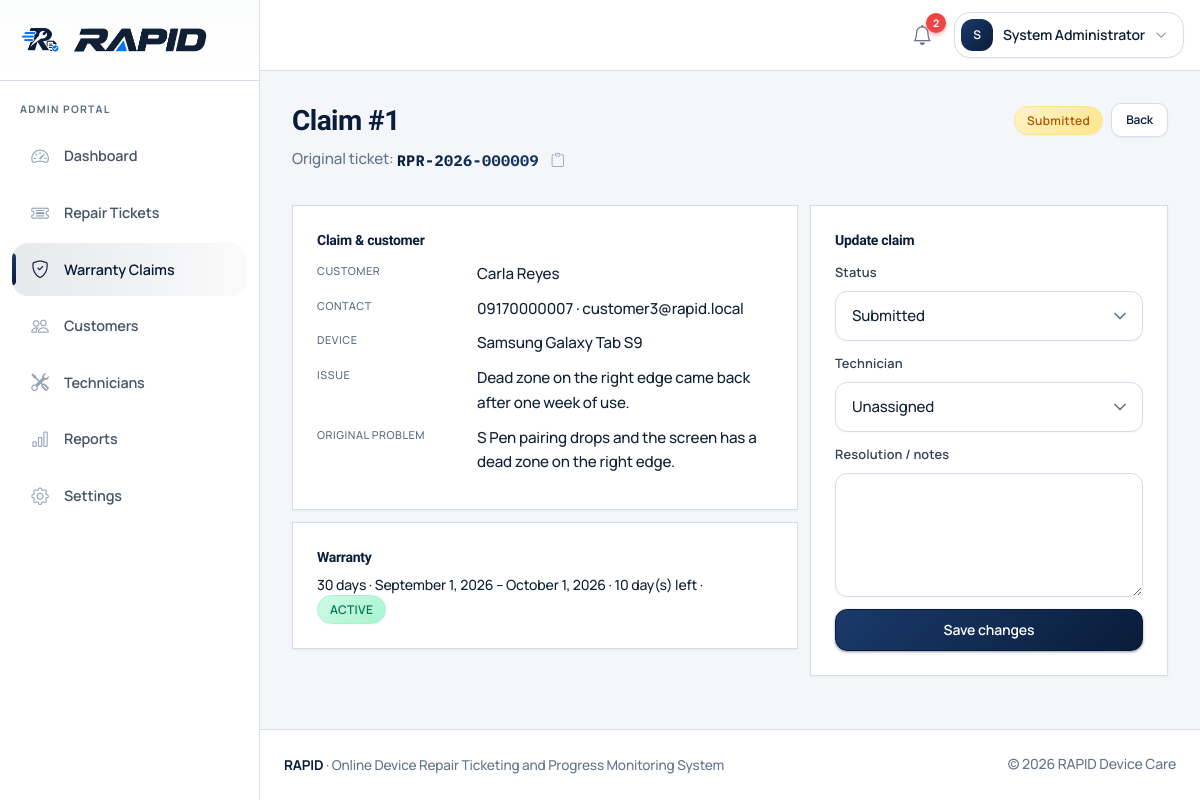
The app's page /admin/claim?id=1 (signed in) with its own data.
### tables this page shows
CREATE TABLE `users` (
  `id` INT UNSIGNED NOT NULL AUTO_INCREMENT COMMENT 'Unique ID of the user',
  `role` ENUM('admin', 'technician', 'customer') NOT NULL COMMENT 'Role of the user in the RAPID system',
  `first_name` VARCHAR(100) NOT NULL COMMENT 'First name of the user',
  `last_name` VARCHAR(100) NOT NULL COMMENT 'Last name of the user',
  `email` VARCHAR(190) NOT NULL COMMENT 'Email address used to log in',
  `phone` VARCHAR(30) DEFAULT NULL COMMENT 'Contact number of the user',
  `password` VARCHAR(255) NOT NULL COMMENT 'Hashed password of the user',
  `status` ENUM('active', 'inactive') NOT NULL DEFAULT 'active' COMMENT 'Account status of the user',
  `created_at` DATETIME NOT NULL DEFAULT CURRENT_TIMESTAMP COMMENT 'Date and time the user was created',
  `updated_at` DATETIME NOT NULL DEFAULT CURRENT_TIMESTAMP ON UPDATE CURRENT_TIMESTAMP COMMENT 'Date and time the user was last updated',
  PRIMARY KEY (`id`),
  UNIQUE KEY `uq_users_email` (`email`),
  KEY `idx_users_role` (`role`),
  KEY `idx_users_status` (`status`)
);

CREATE TABLE `warranty_claims` (
  `id` INT UNSIGNED NOT NULL AUTO_INCREMENT COMMENT 'Unique ID of the warranty claim',
  `original_ticket_id` INT UNSIGNED NOT NULL COMMENT 'Original repair ticket of the claim',
  `customer_id` INT UNSIGNED NOT NULL COMMENT 'Customer who filed the claim',
  `device_id` INT UNSIGNED NOT NULL COMMENT 'Device covered by the claim',
  `issue_description` TEXT NOT NULL COMMENT 'Reported issue of the warranty claim',
  `claim_status` ENUM('submitted', 'reviewing', 'approved', 'rejected', 'repairing', 'resolved') NOT NULL DEFAULT 'submitted' COMMENT 'Current status of the warranty claim',
  `technician_id` INT UNSIGNED DEFAULT NULL COMMENT 'Technician assigned to the claim',
  `resolution` TEXT DEFAULT NULL COMMENT 'Resolution notes of the claim',
  `created_at` DATETIME NOT NULL DEFAULT CURRENT_TIMESTAMP COMMENT 'Date and time the claim was created',
  `updated_at` DATETIME NOT NULL DEFAULT CURRENT_TIMESTAMP ON UPDATE CURRENT_TIMESTAMP COMMENT 'Date and time the claim was last updated',
  PRIMARY KEY (`id`),
  KEY `idx_claims_ticket` (`original_ticket_id`),
  KEY `idx_claims_customer` (`customer_id`),
  KEY `idx_claims_device` (`device_id`),
  KEY `idx_claims_technician` (`technician_id`),
  KEY `idx_claims_status` (`claim_status`),
  CONSTRAINT `fk_claims_ticket` FOREIGN KEY (`original_ticket_id`) REFERENCES `repair_tickets` (`id`) ON DELETE RESTRICT,
  CONSTRAINT `fk_claims_customer` FOREIGN KEY (`customer_id`) REFERENCES `customers` (`id`) ON DELETE RESTRICT,
  CONSTRAINT `fk_claims_device` FOREIGN KEY (`device_id`) REFERENCES `devices` (`id`) ON DELETE RESTRICT,
  CONSTRAINT `fk_claims_technician` FOREIGN KEY (`technician_id`) REFERENCES `technicians` (`id`) ON DELETE SET NULL
);

CREATE TABLE `repair_tickets` (
  `id` INT UNSIGNED NOT NULL AUTO_INCREMENT COMMENT 'Unique ID of the repair ticket',
  `ticket_number` VARCHAR(30) NOT NULL COMMENT 'Public tracking number of the ticket',
  `customer_id` INT UNSIGNED NOT NULL COMMENT 'Customer who requested the repair',
  `device_id` INT UNSIGNED NOT NULL COMMENT 'Device attached to the ticket',
  `assigned_technician_id` INT UNSIGNED DEFAULT NULL COMMENT 'Technician assigned to the ticket',
  `problem_description` TEXT NOT NULL COMMENT 'Reported problem of the device',
  `current_status` ENUM(
    'booking_submitted',
    'received',
    'diagnosing',
    'quotation_pending',
    'awaiting_approval',
    'approved',
    'repairing',
    'ready_for_pickup',
    'completed',
    'declined',
    'cancelled'
  ) NOT NULL DEFAULT 'booking_submitted' COMMENT 'Current repair status of the ticket',
  `priority` ENUM('low', 'normal', 'high', 'urgent') NOT NULL DEFAULT 'normal' COMMENT 'Priority level of the ticket',
  `appointment_date` DATETIME DEFAULT NULL COMMENT 'Scheduled appointment date of the ticket',
  `received_at` DATETIME DEFAULT NULL COMMENT 'Date and time the device was received',
  `completed_at` DATETIME DEFAULT NULL COMMENT 'Date and time the repair was completed',
  `estimated_completion` DATETIME DEFAULT NULL COMMENT 'Estimated completion date of the repair',
  `created_at` DATETIME NOT NULL DEFAULT CURRENT_TIMESTAMP COMMENT 'Date and time the ticket was created',
  `updated_at` DATETIME NOT NULL DEFAULT CURRENT_TIMESTAMP ON UPDATE CURRENT_TIMESTAMP COMMENT 'Date and time the ticket was last updated',
  PRIMARY KEY (`id`),
  UNIQUE KEY `uq_tickets_number` (`ticket_number`),
  KEY `idx_tickets_customer` (`customer_id`),
  KEY `idx_tickets_device` (`device_id`),
  KEY `idx_tickets_technician` (`assigned_technician_id`),
  KEY `idx_tickets_status` (`current_status`),
  KEY `idx_tickets_priority` (`priority`),
  KEY `idx_tickets_created` (`created_at`),
  CONSTRAINT `fk_tickets_customer` FOREIGN KEY (`customer_id`) REFERENCES `customers` (`id`) ON DELETE RESTRICT,
  CONSTRAINT `fk_tickets_device` FOREIGN KEY (`device_id`) REFERENCES `devices` (`id`) ON DELETE RESTRICT,
  CONSTRAINT `fk_tickets_technician` FOREIGN KEY (`assigned_technician_id`) REFERENCES `technicians` (`id`) ON DELETE SET NULL
);

CREATE TABLE `devices` (
  `id` INT UNSIGNED NOT NULL AUTO_INCREMENT COMMENT 'Unique ID of the device',
  `customer_id` INT UNSIGNED NOT NULL COMMENT 'Owner of the device',
  `device_type` VARCHAR(100) NOT NULL COMMENT 'Type of the device',
  `brand` VARCHAR(100) NOT NULL COMMENT 'Brand of the device',
  `model` VARCHAR(150) NOT NULL COMMENT 'Model of the device',
  `serial_number` VARCHAR(150) DEFAULT NULL COMMENT 'Serial number of the device',
  `imei` VARCHAR(50) DEFAULT NULL COMMENT 'IMEI of the device',
  `color` VARCHAR(50) DEFAULT NULL COMMENT 'Color of the device',
  `accessories` TEXT DEFAULT NULL COMMENT 'Accessories received with the device',
  `physical_condition` TEXT DEFAULT NULL COMMENT 'Physical condition of the device',
  `created_at` DATETIME NOT NULL DEFAULT CURRENT_TIMESTAMP COMMENT 'Date and time the device was created',
  `updated_at` DATETIME NOT NULL DEFAULT CURRENT_TIMESTAMP ON UPDATE CURRENT_TIMESTAMP COMMENT 'Date and time the device was last updated',
  PRIMARY KEY (`id`),
  KEY `idx_devices_customer` (`customer_id`),
  KEY `idx_devices_brand_model` (`brand`, `model`),
  CONSTRAINT `fk_devices_customer` FOREIGN KEY (`customer_id`) REFERENCES `customers` (`id`) ON DELETE CASCADE
);

CREATE TABLE `warranties` (
  `id` INT UNSIGNED NOT NULL AUTO_INCREMENT COMMENT 'Unique ID of the warranty',
  `ticket_id` INT UNSIGNED NOT NULL COMMENT 'Completed repair ticket of the warranty',
  `warranty_start` DATE NOT NULL COMMENT 'Start date of the warranty',
  `warranty_end` DATE NOT NULL COMMENT 'End date of the warranty',
  `warranty_days` INT UNSIGNED NOT NULL DEFAULT 30 COMMENT 'Coverage length of the warranty in days',
  `warranty_status` ENUM('active', 'expiring_soon', 'expired') NOT NULL DEFAULT 'active' COMMENT 'Current status of the warranty',
  `created_at` DATETIME NOT NULL DEFAULT CURRENT_TIMESTAMP COMMENT 'Date and time the warranty was created',
  `updated_at` DATETIME NOT NULL DEFAULT CURRENT_TIMESTAMP ON UPDATE CURRENT_TIMESTAMP COMMENT 'Date and time the warranty was last updated',
  PRIMARY KEY (`id`),
  UNIQUE KEY `uq_warranties_ticket` (`ticket_id`),
  KEY `idx_warranties_status` (`warranty_status`),
  KEY `idx_warranties_end` (`warranty_end`),
  CONSTRAINT `fk_warranties_ticket` FOREIGN KEY (`ticket_id`) REFERENCES `repair_tickets` (`id`) ON DELETE CASCADE
);

### admin/claim.php (the view, shortened to what the rows shown need)
<?php
require_once __DIR__ . '/../includes/auth.php';
require_role('admin');
$claimId = (int) ($_GET['id'] ?? 0);
$claim = $claimId > 0 ? get_claim_full($claimId) : null;
$warranty = get_warranty_for_ticket((int) $claim['original_ticket_id']);
$next = allowed_claim_transitions($claim['claim_status']);
$statusOptions = array_unique(array_merge([$claim['claim_status']], $next));
$navVariant = 'app';
$activeNav = 'claims';
require_once __DIR__ . '/../includes/header.php';
require_once __DIR__ . '/../includes/navbar.php';
?>
<div class="app-shell">
    <?php require_once __DIR__ . '/../includes/sidebar.php'; ?>
    <main class="app-main">
        <div class="page-header flex flex-wrap justify-between items-start gap-2">
            <div>
                <h1>Claim #<?= (int) $claim['id'] ?></h1>
                <p>Original ticket: <?php render_ticket_number($claim['ticket_number'], url('admin/ticket.php?id=' . (int) $claim['original_ticket_id'])); ?></p>
            </div>
            <div class="flex gap-2 items-center">
                <span class="badge-status <?= e(claim_badge_class($claim['claim_status'])) ?>"><?= e(claim_status_label($claim['claim_status'])) ?></span>
                <a class="btn btn-rapid-outline btn-sm" href="<?= e(url('admin/claims.php')) ?>">Back</a>
            </div>
        </div>
        <div class="grid grid-cols-1 lg:grid-cols-12 gap-3">
            <div class="lg:col-span-7">
                <div class="rapid-card mb-3">
                    <h2 class="text-sm font-semibold text-rapid mb-3">Claim &amp; customer</h2>
                    <dl class="detail-dl grid grid-cols-1 sm:grid-cols-[9rem_1fr] gap-x-4 mb-0">
                        <dt>Customer</dt>
                        <dd><?= e($claim['customer_first_name'] . ' ' . $claim['customer_last_name']) ?></dd>
                        <dt>Contact</dt>
                        <dd><?= e($claim['customer_phone'] ?: '—') ?> · <?= e($claim['customer_email']) ?></dd>
                        <dt>Device</dt>
                        <dd><?= e($claim['brand'] . ' ' . $claim['model']) ?></dd>
                        <dt>Issue</dt>
                        <dd><?= nl2br(e($claim['issue_description'])) ?></dd>
                        <dt>Original problem</dt>
                        <dd class="mb-0"><?= nl2br(e($claim['original_problem'])) ?></dd>
                    </dl>
                </div>
                <?php if ($warranty): ?>
                    <div class="rapid-card">
                        <h2 class="text-sm font-semibold text-rapid mb-2">Warranty</h2>
                        <p class="text-sm mb-0">
                            <?= (int) $warranty['warranty_days'] ?> days ·
                            <?= e(format_date($warranty['warranty_start'])) ?> – <?= e(format_date($warranty['warranty_end'])) ?> ·
                            <?= (int) $warranty['remaining_days'] ?> day(s) left ·
                            <span class="badge-status <?= e($warranty['computed_status'] === 'expired' ? 'badge-status-danger' : 'badge-status-success') ?>"><?= e($warranty['label']) ?></span>
                        </p>
                    </div>
                <?php endif; ?>
            </div>
            <div class="lg:col-span-5">
                <div class="rapid-card">
                    <h2 class="text-sm font-semibold text-rapid mb-3">Update claim</h2>
                    <form method="post" data-disable-on-submit>
                        <div class="mb-3">
                            <label class="form-label" for="claim_status">Status</label>
                            <select class="form-select" id="claim_status" name="claim_status" required>
                                <?php foreach ($statusOptions as $st): ?>
                                    <option value="<?= e($st) ?>" <?= $claim['claim_status'] === $st ? 'selected' : '' ?>><?= e(claim_status_label($st)) ?></option>
                                <?php endforeach; ?>
                            </select>
                        </div>
                    </form>
                </div>
            </div>
        </div>
    </main>
</div>
<?php require_once __DIR__ . '/../includes/footer.php'; ?>

### includes/navbar.php (shortened to what the rows shown need)
<?php
$user = current_user();
$navVariant = $navVariant ?? 'public';
$unreadCount = ($navVariant === 'app' && $user) ? count_unread_notifications((int) $user['id']) : 0;
$fluid = $navVariant === 'app';
$isApp = $navVariant === 'app' && $user;
?>
<nav class="rapid-navbar <?= $isApp ? 'rapid-navbar-app' : 'rapid-navbar-public' ?>">
    <div class="<?= $fluid ? 'container-fluid-rapid' : 'container-rapid' ?>">
        <div class="flex flex-wrap items-center gap-3">
            <?php if ($isApp): ?>
                <div class="flex items-center gap-3 ml-auto">
                    <div class="relative" data-dropdown>
                        <button class="nav-notify" type="button" id="notifyToggle" aria-expanded="false" aria-haspopup="true" title="Notifications" data-dropdown-toggle>
                            <i class="bi bi-bell" aria-hidden="true"></i>
                            <span class="notify-badge <?= $unreadCount > 0 ? '' : 'is-hidden' ?>" id="notifyBadge"><?= $unreadCount > 99 ? '99+' : (int) $unreadCount ?></span>
                        </button>
                    </div>
                    <div class="relative" data-dropdown>
                        <button class="btn-user-menu" type="button" aria-expanded="false" aria-haspopup="true" data-dropdown-toggle>
                            <span class="user-avatar"><?= e(strtoupper(substr($user['first_name'], 0, 1))) ?></span>
                            <span class="hidden md:inline"><?= e($user['first_name'] . ' ' . $user['last_name']) ?></span>
                            <i class="bi bi-chevron-down text-xs text-rapid-muted" aria-hidden="true"></i>
                        </button>
                    </div>
                </div>
            <?php endif; ?>
        </div>
    </div>
</nav>

### includes/sidebar.php (shortened to what the rows shown need)
<?php
$user = current_user();
$role = $user['role'] ?? '';
$activeNav = $activeNav ?? 'dashboard';
switch ($role) {
    case 'admin':
        $links = [
            ['key' => 'dashboard', 'label' => 'Dashboard', 'href' => 'admin/index.php', 'icon' => 'bi-speedometer2'],
            ['key' => 'tickets', 'label' => 'Repair Tickets', 'href' => 'admin/tickets.php', 'icon' => 'bi-ticket-detailed'],
            ['key' => 'claims', 'label' => 'Warranty Claims', 'href' => 'admin/claims.php', 'icon' => 'bi-shield-check'],
            ['key' => 'customers', 'label' => 'Customers', 'href' => 'admin/customers.php', 'icon' => 'bi-people'],
            ['key' => 'technicians', 'label' => 'Technicians', 'href' => 'admin/technicians.php', 'icon' => 'bi-tools'],
            ['key' => 'reports', 'label' => 'Reports', 'href' => 'admin/reports.php', 'icon' => 'bi-bar-chart'],
            ['key' => 'settings', 'label' => 'Settings', 'href' => 'admin/settings.php', 'icon' => 'bi-gear'],
        ];
        break;
}
?>
<aside class="rapid-sidebar" tabindex="-1" id="appSidebar" aria-label="<?= e(ucfirst($role)) ?> navigation">
    <div class="sidebar-brand">
        <?php
        require __DIR__ . '/brand_lockup.php';
        ?>
    </div>
    <div class="sidebar-role"><?= e($role) ?> portal</div>
    <nav class="sidebar-nav">
        <?php foreach ($links as $link): ?>
            <?php
            $isActive = $activeNav === $link['key'];
            $soon = !empty($link['soon']);
            ?>
            <a class="sidebar-link <?= $isActive ? 'active' : '' ?><?= $soon ? ' is-soon' : '' ?>"
               href="<?= e(url($link['href'])) ?>"
               <?= $isActive ? 'aria-current="page"' : '' ?>
               <?= $soon ? 'title="Coming in the next build step"' : '' ?>>
            </a>
        <?php endforeach; ?>
    </nav>
</aside>

### includes/ui.php (shortened to what the rows shown need)
<?php
function render_ticket_copy_btn(string $ticketNumber): void
{
    echo '<button type="button" class="ticket-copy-btn" data-copy-btn="' . e($ticketNumber) . '" title="Copy ticket number" aria-label="Copy ticket number ' . e($ticketNumber) . '">';
    echo '<i class="bi bi-clipboard" aria-hidden="true"></i>';
    echo '</button>';
}
function render_ticket_number(string $ticketNumber, ?string $href = null, array $opts = []): void
{
    $numberClass = $opts['class'] ?? 'ticket-mono';
    $tag = $opts['tag'] ?? 'span';
    $heading = !empty($opts['heading']);
    $wrapTag = $heading ? 'div' : 'span';
    $wrapClass = 'ticket-number-cell' . ($heading ? ' ticket-number-heading' : '');
    $safeTag = in_array($tag, ['span', 'strong', 'h1', 'div'], true) ? $tag : 'span';
    echo '<' . $wrapTag . ' class="' . e($wrapClass) . '">';
    if ($href !== null && $href !== '') {
        echo '<a class="' . e($numberClass) . '" href="' . e($href) . '">' . e($ticketNumber) . '</a>';
    } else {
        echo '<' . $safeTag . ' class="' . e($numberClass) . '">' . e($ticketNumber) . '</' . $safeTag . '>';
    }
    render_ticket_copy_btn($ticketNumber);
    echo '</' . $wrapTag . '>';
}

### records on screen
users: first_name "S", first_name+last_name "System Administrator", role "ADMIN"
warranty_claims: id "1", original_ticket.ticket_number "RPR-2026-000009", claim_status "Submitted", users.first_name+last_name "Carla Reyes", users.phone "09170000007", users.email "customer3@rapid.local", device.model "Samsung Galaxy Tab S9", issue_description "Dead zone on the right edge came back after one week of use.", original_ticket.problem_description "S Pen pairing drops and the screen has a dead zone on the right edge.", original_ticket.warranty_days "30", original_ticket.warranty_start "September 1, 2026", original_ticket.warranty_end "October 1, 2026", original_ticket.warranty_end "10", original_ticket.warranty_end "ACTIVE"

### other values on screen
$unreadCount "2"
$link['label'] "Dashboard"
$link['label'] "Repair Tickets"
$link['label'] "Warranty Claims"
$link['label'] "Customers"
$link['label'] "Technicians"
$link['label'] "Reports"
$link['label'] "Settings"
APP_NAME "RAPID"
APP_SUBTITLE "Online Device Repair Ticketing and Progress Monitoring System"
SHOP_NAME "RAPID Device Care"
